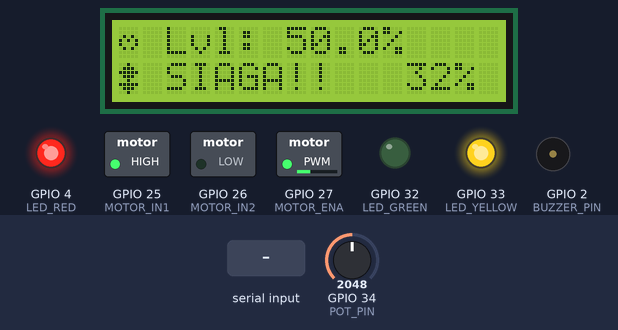
This sketch was run on a simulated ESP32. On the bench: 16×2 character LCD, switched loads named in the sketch (green lamp = pin HIGH), output pins drawn as LEDs (lit = HIGH), buzzer (waves = sounding, pin HIGH). The inputs (shaded band) are chosen by the test bench; at power-on: GPIO 34 (POT_PIN) = 2048 (analog values on the 0–4095 scale). What the sketch prints to the serial monitor is not drawn.

Above: at 4.3 s.
4.4 s: GPIO 34 (POT_PIN) set to 1987
At 5.05 s:
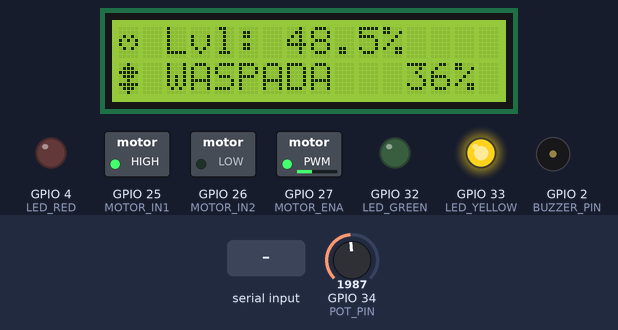
6.3 s: GPIO 34 (POT_PIN) set to 1301
At 6.47 s:
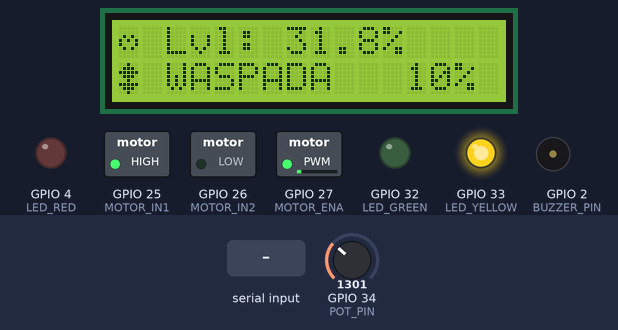
7.9 s: GPIO 34 (POT_PIN) set to 1195
At 8.76 s:
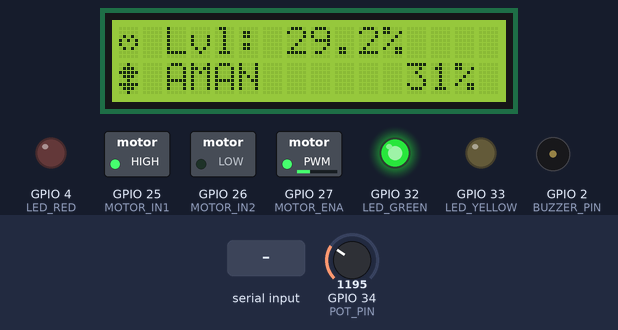
10.0 s: "T" received over Serial
At 11.0 s:
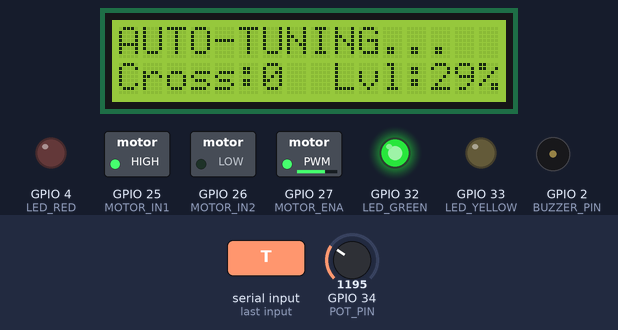
11.6 s: GPIO 34 (POT_PIN) set to 4040
At 11.87 s:
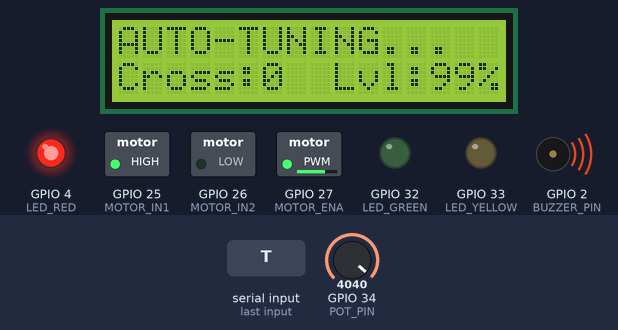
14.1 s: GPIO 34 (POT_PIN) set to 4093
At 51.47 s:
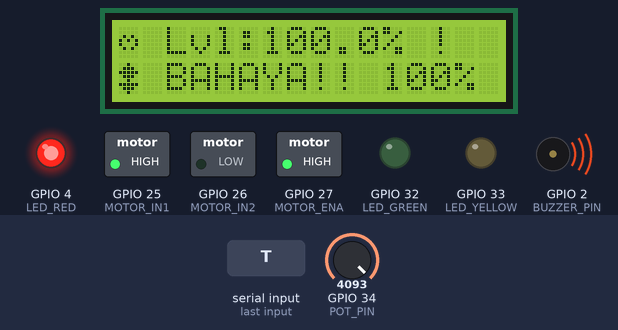
Timing chart, 0 to 51.7 s (numbered marks = the images above; inputs shaded):
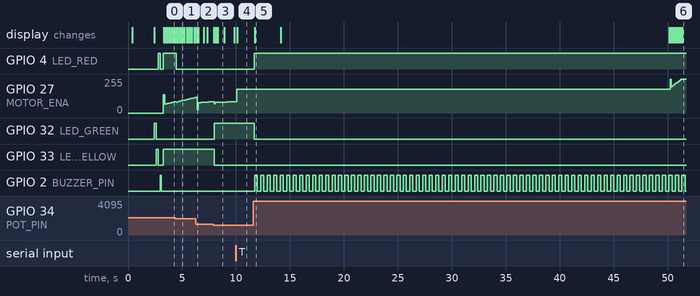

The sketch:

sketch.ino
```cpp
/*
 * ============================================================
 *  SMART FLOOD PREVENTION PUMP SYSTEM
 *  Self-Tuning PID Water Pump Controller - Wokwi Simulation
 *  Platform  : ESP32 DevKit V1
 *  Author    : Sistem Otomasi - Wokwi Sim
 * ============================================================
 *
 *  KOMPONEN YANG DIGUNAKAN:
 *  - ESP32 DevKit V1          → Microcontroller utama
 *  - Potensiometer            → Simulasi sensor level air
 *  - L298N / Motor Driver     → Driver pompa motor DC
 *  - DC Motor                 → Simulasi pompa air
 *  - LED Hijau / Kuning / Merah → Indikator status
 *  - Buzzer                   → Alarm bahaya banjir
 *  - LCD I2C 16x2             → Display informasi lokal
 *
 *  CARA PAKAI:
 *  1. Putar potensiometer untuk simulasikan kenaikan level air
 *  2. Amati motor berputar (pompa aktif) sesuai level air
 *  3. Ketik 'T' di Serial Monitor → mulai Auto-Tune PID
 *  4. Ketik 'S' → lihat status lengkap
 *  5. Ketik 'H' → lihat semua perintah
 *
 *  LOGIKA LEVEL AIR:
 *  < 30%  → AMAN    → LED Hijau  → Pompa OFF
 *  30-50% → WASPADA → LED Kuning → Pompa pelan
 *  50-70% → SIAGA   → LED Merah+Kuning → Pompa sedang
 *  > 70%  → BAHAYA  → LED Merah  → Pompa maksimum + ALARM
 * ============================================================
 */

#include <Wire.h>
#include <LiquidCrystal_I2C.h>

// ─── PIN DEFINITIONS ─────────────────────────────────────────
#define POT_PIN         34   // Potensiometer (ADC1_CH6)
#define MOTOR_ENA       27   // PWM Enable Motor (L298N)
#define MOTOR_IN1       25   // Arah Motor 1
#define MOTOR_IN2       26   // Arah Motor 2
#define LED_GREEN       32   // LED Hijau - Aman
#define LED_YELLOW      33   // LED Kuning - Waspada
#define LED_RED         4    // LED Merah - Bahaya
#define BUZZER_PIN      2    // Buzzer Alarm
#define SDA_PIN         21   // I2C SDA
#define SCL_PIN         22   // I2C SCL

// ─── PWM MOTOR (ESP32 LEDC API) ──────────────────────────────
#define MOTOR_FREQ      5000
#define MOTOR_RES       8    // 8-bit: 0-255

// ─── BATAS LEVEL AIR (%) ─────────────────────────────────────
#define LVL_SAFE        30.0
#define LVL_WARNING     50.0
#define LVL_DANGER      70.0
#define SETPOINT        25.0   // Target level air yg ingin dipertahankan

// ─── PID PARAMETERS (default, bisa di-autotune) ──────────────
double Kp = 2.5;
double Ki = 0.8;
double Kd = 0.3;

// ─── PID STATE ───────────────────────────────────────────────
double pidInput    = 0.0;
double pidOutput   = 0.0;
double pidSetpoint = SETPOINT;
double errSum      = 0.0;
double lastErr     = 0.0;
double currentErr  = 0.0;

// ─── AUTO-TUNE STATE (Relay Method) ──────────────────────────
bool   atActive    = false;  // autotune sedang berjalan
bool   atDone      = false;
double atRelay     = 50.0;   // amplitudo relay output
double atMax       = -999.0;
double atMin       =  999.0;
int    atCrossings = 0;
bool   atLastAbove = false;
unsigned long atLastCross = 0;
unsigned long atPeriodSum = 0;
unsigned long atStart     = 0;
double Ku = 0, Tu = 0;

// ─── TIMING ──────────────────────────────────────────────────
unsigned long tPID   = 0;
unsigned long tPrint = 0;
unsigned long tBuzz  = 0;
const int DT_PID    = 100;   // ms, interval PID
const int DT_PRINT  = 600;   // ms, interval serial output

// ─── OUTPUT ──────────────────────────────────────────────────
int    motorPWM  = 0;
int    pumpPct   = 0;
bool   alarmOn   = false;
String statusStr = "AMAN";

// ─── LCD ─────────────────────────────────────────────────────
LiquidCrystal_I2C lcd(0x27, 16, 2);

// Custom chars
byte charWave[8] = {0b00000,0b00000,0b01010,0b10101,0b10001,0b01010,0b00000,0b00000};
byte charPump[8] = {0b00100,0b01110,0b11111,0b01110,0b00100,0b11111,0b01110,0b00100};
byte charUp[8]   = {0b00100,0b01110,0b11111,0b00100,0b00100,0b00100,0b00000,0b00000};

// ═════════════════════════════════════════════════════════════
void setup() {
  Serial.begin(115200);
  delay(300);

  // LCD init
  Wire.begin(SDA_PIN, SCL_PIN);
  lcd.init();
  lcd.backlight();
  lcd.createChar(0, charWave);
  lcd.createChar(1, charPump);
  lcd.createChar(2, charUp);

  // Splash
  lcd.setCursor(2, 0); lcd.print("FLOOD CONTROL");
  lcd.setCursor(3, 1); lcd.print("PID SYSTEM");
  delay(2000);
  lcd.clear();

  // Pin modes
  pinMode(LED_GREEN,  OUTPUT);
  pinMode(LED_YELLOW, OUTPUT);
  pinMode(LED_RED,    OUTPUT);
  pinMode(BUZZER_PIN, OUTPUT);
  pinMode(MOTOR_IN1,  OUTPUT);
  pinMode(MOTOR_IN2,  OUTPUT);
  analogReadResolution(12);  // 0-4095

  // Motor forward direction
  digitalWrite(MOTOR_IN1, HIGH);
  digitalWrite(MOTOR_IN2, LOW);

  // Motor PWM setup (ESP32 core 3.x API)
  ledcAttach(MOTOR_ENA, MOTOR_FREQ, MOTOR_RES);
  ledcWrite(MOTOR_ENA, 0);

  // LED test
  for (int pin : {LED_GREEN, LED_YELLOW, LED_RED}) {
    digitalWrite(pin, HIGH); delay(200); digitalWrite(pin, LOW);
  }
  digitalWrite(BUZZER_PIN, HIGH); delay(80); digitalWrite(BUZZER_PIN, LOW);

  printHelp();
  tPID   = millis();
  tPrint = millis();
}

// ═════════════════════════════════════════════════════════════
void loop() {
  unsigned long now = millis();

  handleSerial();
  pidInput = readLevel();

  if (now - tPID >= DT_PID) {
    tPID = now;
    if (atActive) runAutoTune(now);
    else           runPID();
    setMotor(motorPWM);
    updateLEDs();
    updateLCD();
  }

  handleBuzzer(now);

  if (now - tPrint >= DT_PRINT) {
    tPrint = now;
    printSerial(now / 1000);
  }
}

// ─────────────────────────────────────────────────────────────
//  BACA LEVEL AIR (via Potensiometer)
//  0% = sungai kosong, 100% = sungai meluap
// ─────────────────────────────────────────────────────────────
double readLevel() {
  int raw = analogRead(POT_PIN);
  return constrain((raw / 4095.0) * 100.0, 0.0, 100.0);
}

// ─────────────────────────────────────────────────────────────
//  PID CONTROLLER
//  Error positif = level air > setpoint → pompa harus kerja
// ─────────────────────────────────────────────────────────────
void runPID() {
  double dt  = DT_PID / 1000.0;  // konversi ms → detik
  currentErr = pidInput - pidSetpoint;

  // Jika air sudah di bawah setpoint → pompa tidak perlu kerja
  if (currentErr <= 0.0) {
    errSum  = 0.0;
    motorPWM = 0;
    pidOutput = 0;
    lastErr   = currentErr;
    return;
  }

  errSum += currentErr * dt;
  errSum  = constrain(errSum, -200.0, 200.0);  // anti-windup

  double derivative = (currentErr - lastErr) / dt;
  pidOutput = (Kp * currentErr) + (Ki * errSum) + (Kd * derivative);

  motorPWM = (int)constrain(pidOutput, 0.0, 255.0);
  lastErr  = currentErr;
}

// ─────────────────────────────────────────────────────────────
//  AUTO-TUNE — Relay (Åström-Hägglund) Method
//  Prinsip: berikan output relay (ON/OFF) di sekitar setpoint
//  Biarkan sistem berosilasi → ukur Ku dan Tu
//  Hitung Kp, Ki, Kd via Ziegler-Nichols
// ─────────────────────────────────────────────────────────────
void runAutoTune(unsigned long now) {
  bool above = (pidInput > pidSetpoint);

  // Relay output
  motorPWM = (int)(above ? (128 + atRelay) : (128 - atRelay));
  motorPWM = constrain(motorPWM, 0, 255);

  if (pidInput > atMax) atMax = pidInput;
  if (pidInput < atMin) atMin = pidInput;

  // Deteksi crossing setpoint
  if (above != atLastAbove) {
    if (atCrossings > 0) {
      unsigned long half = now - atLastCross;
      atPeriodSum += half * 2;
    }
    atLastCross  = now;
    atLastAbove  = above;
    atCrossings++;
  }

  // Selesai setelah 10 crossing (~5 osilasi penuh)
  if (atCrossings >= 10) {
    finishTune();
    return;
  }

  // Timeout 40 detik
  if (now - atStart > 40000) {
    Serial.println(F("[AUTOTUNE] Timeout. Gunakan parameter default."));
    atActive = false;
  }
}

void finishTune() {
  double amp = (atMax - atMin) / 2.0;
  if (amp < 0.5) amp = 0.5;

  // Ziegler-Nichols: Ku = 4d/(π·A), Tu = avg_period
  Ku = (4.0 * atRelay) / (3.14159265 * amp);
  Tu = (atPeriodSum / max(atCrossings - 1, 1)) / 1000.0;  // detik

  Kp = constrain(0.60 * Ku,  0.1, 25.0);
  Ki = constrain(1.20 * Ku / Tu, 0.01, 15.0);
  Kd = constrain(0.075 * Ku * Tu, 0.001, 8.0);

  atActive = false;
  atDone   = true;
  errSum   = 0.0;
  lastErr  = 0.0;

  Serial.println(F("\n╔══════════════════════════════╗"));
  Serial.println(F("║     AUTO-TUNE SELESAI!       ║"));
  Serial.printf( "║  Ku=%.3f   Tu=%.3fs        ║\n", Ku, Tu);
  Serial.printf( "║  Kp=%-6.3f  Ki=%-6.3f       ║\n", Kp, Ki);
  Serial.printf( "║  Kd=%-6.3f                  ║\n", Kd);
  Serial.println(F("╚══════════════════════════════╝\n"));

  lcd.clear();
  lcd.setCursor(0, 0); lcd.print("TUNE SELESAI!   ");
  lcd.setCursor(0, 1); lcd.printf("Kp%.1f Ki%.1f Kd%.2f", Kp, Ki, Kd);
  delay(3000);
  lcd.clear();
}

// ─────────────────────────────────────────────────────────────
//  SET KECEPATAN MOTOR
// ─────────────────────────────────────────────────────────────
void setMotor(int pwm) {
  pwm     = constrain(pwm, 0, 255);
  pumpPct = map(pwm, 0, 255, 0, 100);
  ledcWrite(MOTOR_ENA, pwm);
}

// ─────────────────────────────────────────────────────────────
//  UPDATE LED STATUS
// ─────────────────────────────────────────────────────────────
void updateLEDs() {
  if (pidInput < LVL_SAFE) {
    digitalWrite(LED_GREEN,  HIGH);
    digitalWrite(LED_YELLOW, LOW);
    digitalWrite(LED_RED,    LOW);
    statusStr = "AMAN    ";
    alarmOn   = false;
  } else if (pidInput < LVL_WARNING) {
    digitalWrite(LED_GREEN,  LOW);
    digitalWrite(LED_YELLOW, HIGH);
    digitalWrite(LED_RED,    LOW);
    statusStr = "WASPADA ";
    alarmOn   = false;
  } else if (pidInput < LVL_DANGER) {
    digitalWrite(LED_GREEN,  LOW);
    digitalWrite(LED_YELLOW, HIGH);
    digitalWrite(LED_RED,    HIGH);
    statusStr = "SIAGA!! ";
    alarmOn   = false;
  } else {
    digitalWrite(LED_GREEN,  LOW);
    digitalWrite(LED_YELLOW, LOW);
    digitalWrite(LED_RED,    HIGH);
    statusStr = "BAHAYA!!";
    alarmOn   = true;
  }
}

// ─────────────────────────────────────────────────────────────
//  BUZZER ALARM (Non-blocking, 300ms toggle)
// ─────────────────────────────────────────────────────────────
void handleBuzzer(unsigned long now) {
  if (!alarmOn) {
    digitalWrite(BUZZER_PIN, LOW);
    return;
  }
  if (now - tBuzz >= 300) {
    tBuzz = now;
    digitalWrite(BUZZER_PIN, !digitalRead(BUZZER_PIN));
  }
}

// ─────────────────────────────────────────────────────────────
//  UPDATE LCD 16x2
// ─────────────────────────────────────────────────────────────
void updateLCD() {
  if (atActive) {
    // Saat autotune
    lcd.setCursor(0, 0);
    lcd.print("AUTO-TUNING...  ");
    lcd.setCursor(0, 1);
    lcd.printf("Cross:%-2d Lvl:%.0f%%  ", atCrossings, pidInput);
    return;
  }

  // Baris 1: icon wave + level air + status
  lcd.setCursor(0, 0);
  lcd.write((uint8_t)0);  // wave
  char buf1[17];
  snprintf(buf1, 17, " Lvl:%5.1f%% %c  ", pidInput,
    (pidInput >= LVL_DANGER) ? '!' : ' ');
  lcd.print(buf1);

  // Baris 2: icon pump + persen pompa + status
  lcd.setCursor(0, 1);
  lcd.write((uint8_t)1);  // pump
  char buf2[17];
  snprintf(buf2, 17, " %s %3d%%  ", statusStr.c_str(), pumpPct);
  lcd.print(buf2);
}

// ─────────────────────────────────────────────────────────────
//  SERIAL OUTPUT
// ─────────────────────────────────────────────────────────────
void printSerial(unsigned long sec) {
  if (atActive) {
    Serial.printf("[%4lu s] [TUNING] Level:%5.1f%% Cross:%-2d Amp:%.2f\n",
      sec, pidInput, atCrossings, (atMax - atMin) / 2.0);
    return;
  }
  Serial.printf("[%4lu s] Lvl:%5.1f%% | Err:%+6.2f | Kp:%.2f Ki:%.2f Kd:%.2f | PWM:%3d | Pump:%3d%% | %s\n",
    sec, pidInput, currentErr, Kp, Ki, Kd, motorPWM, pumpPct, statusStr.c_str());
}

// ─────────────────────────────────────────────────────────────
//  SERIAL COMMAND HANDLER
// ─────────────────────────────────────────────────────────────
void handleSerial() {
  if (!Serial.available()) return;
  char c = toupper(Serial.read());
  while (Serial.available()) Serial.read();

  switch (c) {
    case 'T':
      if (!atActive) {
        atActive  = true;  atDone = false;
        atMax     = -999.0; atMin  = 999.0;
        atCrossings = 0; atPeriodSum = 0;
        atLastAbove = (pidInput > pidSetpoint);
        atStart   = millis(); atLastCross = millis();
        errSum    = 0; lastErr = 0;
        Serial.println(F("\n[AUTOTUNE] Dimulai! Putar potensiometer naik-turun di sekitar 25%."));
        Serial.println(F("[AUTOTUNE] Tunggu ~15-30 detik untuk selesai...\n"));
        lcd.clear(); lcd.setCursor(0,0); lcd.print("AUTOTUNE START! ");
        lcd.setCursor(0,1); lcd.print("Putar POT +/-25%");
      }
      break;
    case 'R':
      Kp=2.5; Ki=0.8; Kd=0.3; errSum=0; lastErr=0;
      Serial.println(F("[CMD] PID reset ke default: Kp=2.5 Ki=0.8 Kd=0.3"));
      break;
    case 'S':
      Serial.println(F("\n──────── STATUS SISTEM ────────"));
      Serial.printf( "  Level Air  : %.2f%%\n", pidInput);
      Serial.printf( "  Setpoint   : %.2f%%\n", pidSetpoint);
      Serial.printf( "  Error      : %.2f\n",   currentErr);
      Serial.printf( "  Motor PWM  : %d/255\n", motorPWM);
      Serial.printf( "  Pump Speed : %d%%\n",   pumpPct);
      Serial.printf( "  Status     : %s\n",      statusStr.c_str());
      Serial.printf( "  Kp=%.4f  Ki=%.4f  Kd=%.4f\n", Kp, Ki, Kd);
      Serial.printf( "  AutoTune   : %s\n", atDone?"Selesai (custom)":"Belum (default)");
      Serial.println(F("───────────────────────────────\n"));
      break;
    case 'H': printHelp(); break;
  }
}

void printHelp() {
  Serial.println(F("\n╔══════════════════════════════════════════════╗"));
  Serial.println(F("║    SMART FLOOD CONTROL - PID Water Pump      ║"));
  Serial.println(F("╠══════════════════════════════════════════════╣"));
  Serial.println(F("║  Perintah Serial Monitor (115200 baud):      ║"));
  Serial.println(F("║  T → Mulai AUTO-TUNE PID                     ║"));
  Serial.println(F("║  R → Reset parameter PID ke default          ║"));
  Serial.println(F("║  S → Tampilkan status sistem lengkap         ║"));
  Serial.println(F("║  H → Tampilkan bantuan ini                   ║"));
  Serial.println(F("╠══════════════════════════════════════════════╣"));
  Serial.println(F("║  Putar Potensiometer untuk simulasi air!     ║"));
  Serial.println(F("║  < 30%  → AMAN  (pompa OFF)                  ║"));
  Serial.println(F("║  30-50% → WASPADA (pompa pelan)              ║"));
  Serial.println(F("║  50-70% → SIAGA  (pompa sedang)              ║"));
  Serial.println(F("║  > 70%  → BAHAYA (pompa MAX + ALARM)         ║"));
  Serial.println(F("╚══════════════════════════════════════════════╝\n"));
}
```

Measured:
- the behaviour switches between 2048 and 2047 on GPIO 34 (POT_PIN) (found by bisection; images 0 and 1)
- the behaviour switches between 1229 and 1228 on GPIO 34 (POT_PIN) (found by bisection; images 2 and 3)
- the behaviour switches between 4092 and 4093 on GPIO 34 (POT_PIN) (found by bisection; images 5 and 6)
- after the input at 4.4 s, GPIO 4 (LED_RED): HIGH → LOW after 0.09 s; the display: first differs from a run without the input after 0.12 s (image 1 shows a later state)
- after the input at 7.9 s, GPIO 32 (LED_GREEN): LOW → HIGH after 0.09 s; GPIO 33 (LED_YELLOW): HIGH → LOW after 0.09 s; the display: first differs from a run without the input after 0.12 s (image 3 shows a later state)
- after the input at 10.0 s, the display: changes after 0.13 s (image 4)
- after the input at 11.6 s, GPIO 4 (LED_RED): LOW → HIGH after 0.10 s; GPIO 32 (LED_GREEN): HIGH → LOW after 0.10 s; GPIO 2 (BUZZER_PIN): alternates HIGH for 0.30 s and LOW for 0.30 s, starting after 0.13 s; the display: changes after 0.13 s (image 5)
